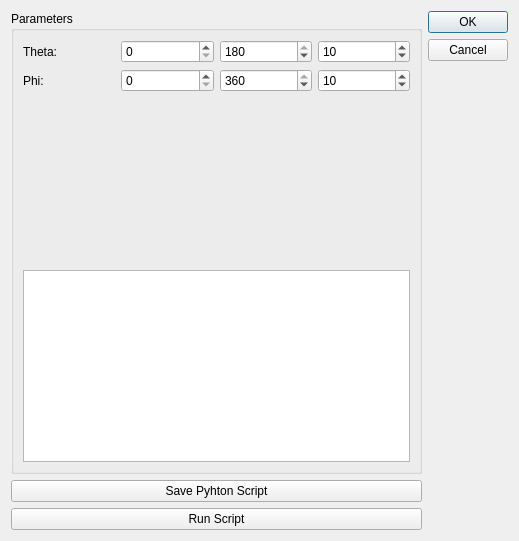
<?xml version="1.0" encoding="UTF-8"?>
<ui version="4.0">
 <class>BlenderDialog</class>
 <widget class="QDialog" name="BlenderDialog">
  <property name="geometry">
   <rect>
    <x>0</x>
    <y>0</y>
    <width>519</width>
    <height>541</height>
   </rect>
  </property>
  <property name="windowTitle">
   <string>Dialog</string>
  </property>
  <layout class="QGridLayout" name="gridLayout">
   <item row="1" column="0">
    <widget class="QPushButton" name="savePythonBtn">
     <property name="text">
      <string>Save Pyhton Script</string>
     </property>
    </widget>
   </item>
   <item row="0" column="1">
    <widget class="QDialogButtonBox" name="buttonBox">
     <property name="orientation">
      <enum>Qt::Vertical</enum>
     </property>
     <property name="standardButtons">
      <set>QDialogButtonBox::Cancel|QDialogButtonBox::Ok</set>
     </property>
    </widget>
   </item>
   <item row="0" column="0">
    <widget class="QGroupBox" name="groupBox">
     <property name="title">
      <string>Parameters</string>
     </property>
     <layout class="QGridLayout" name="gridLayout_2">
      <item row="1" column="3">
       <widget class="QSpinBox" name="ph3">
        <property name="minimum">
         <number>1</number>
        </property>
        <property name="maximum">
         <number>359</number>
        </property>
        <property name="value">
         <number>10</number>
        </property>
       </widget>
      </item>
      <item row="0" column="0">
       <widget class="QLabel" name="label">
        <property name="text">
         <string>Theta:</string>
        </property>
       </widget>
      </item>
      <item row="0" column="3">
       <widget class="QSpinBox" name="th3">
        <property name="minimum">
         <number>1</number>
        </property>
        <property name="maximum">
         <number>359</number>
        </property>
        <property name="value">
         <number>10</number>
        </property>
       </widget>
      </item>
      <item row="1" column="2">
       <widget class="QSpinBox" name="ph2">
        <property name="maximum">
         <number>360</number>
        </property>
        <property name="value">
         <number>360</number>
        </property>
       </widget>
      </item>
      <item row="1" column="1">
       <widget class="QSpinBox" name="ph1">
        <property name="maximum">
         <number>360</number>
        </property>
       </widget>
      </item>
      <item row="2" column="1">
       <spacer name="verticalSpacer">
        <property name="orientation">
         <enum>Qt::Vertical</enum>
        </property>
        <property name="sizeHint" stdset="0">
         <size>
          <width>20</width>
          <height>40</height>
         </size>
        </property>
       </spacer>
      </item>
      <item row="0" column="2">
       <widget class="QSpinBox" name="th2">
        <property name="maximum">
         <number>180</number>
        </property>
        <property name="value">
         <number>180</number>
        </property>
       </widget>
      </item>
      <item row="1" column="0">
       <widget class="QLabel" name="label_2">
        <property name="text">
         <string>Phi:</string>
        </property>
       </widget>
      </item>
      <item row="0" column="1">
       <widget class="QSpinBox" name="th1"/>
      </item>
      <item row="3" column="0" colspan="4">
       <widget class="QListView" name="listView"/>
      </item>
     </layout>
    </widget>
   </item>
   <item row="2" column="0">
    <widget class="QPushButton" name="runScriptBtn">
     <property name="text">
      <string>Run Script</string>
     </property>
    </widget>
   </item>
  </layout>
 </widget>
 <resources/>
 <connections>
  <connection>
   <sender>buttonBox</sender>
   <signal>accepted()</signal>
   <receiver>BlenderDialog</receiver>
   <slot>accept()</slot>
   <hints>
    <hint type="sourcelabel">
     <x>248</x>
     <y>254</y>
    </hint>
    <hint type="destinationlabel">
     <x>157</x>
     <y>274</y>
    </hint>
   </hints>
  </connection>
  <connection>
   <sender>buttonBox</sender>
   <signal>rejected()</signal>
   <receiver>BlenderDialog</receiver>
   <slot>reject()</slot>
   <hints>
    <hint type="sourcelabel">
     <x>316</x>
     <y>260</y>
    </hint>
    <hint type="destinationlabel">
     <x>286</x>
     <y>274</y>
    </hint>
   </hints>
  </connection>
 </connections>
</ui>
